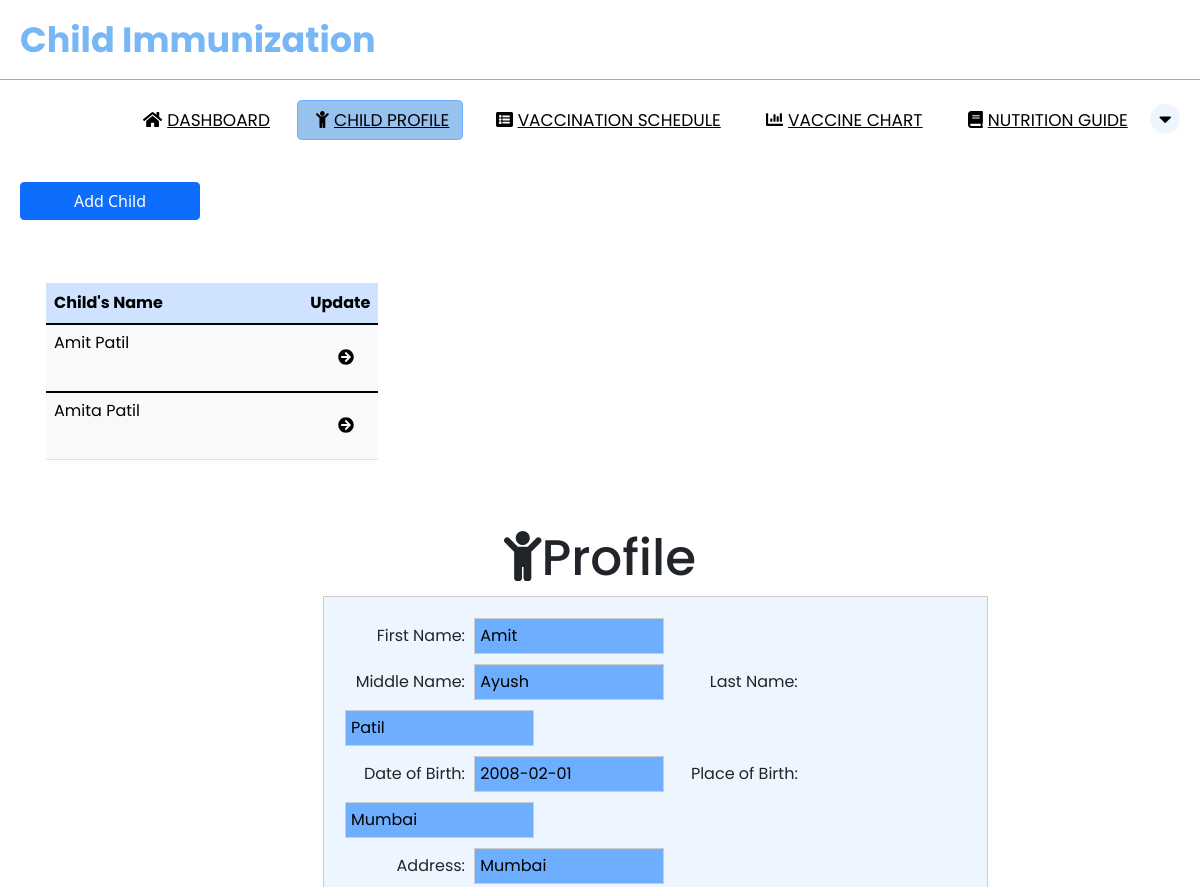
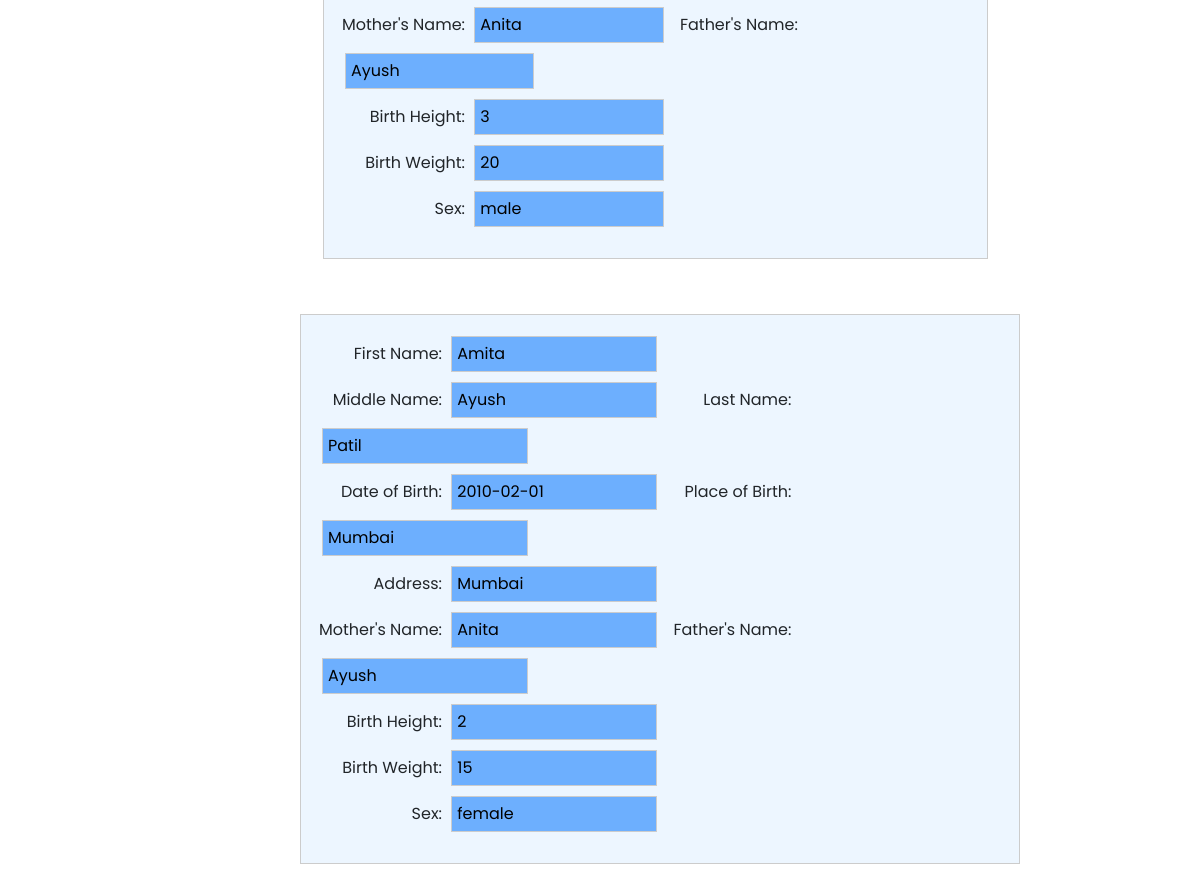
Page /parent_child.php (signed in) on the committed database (2 pictures, top to bottom).
### tables this page shows
CREATE TABLE `child_tbl` (
  `child_id` int(11) NOT NULL,
  `parent_id` int(11) NOT NULL,
  `firstname` varchar(50) NOT NULL,
  `lastname` varchar(50) NOT NULL,
  `middlename` varchar(50) NOT NULL,
  `dateofbirth` date NOT NULL,
  `placeofbirth` varchar(100) NOT NULL,
  `address` varchar(50) NOT NULL,
  `fathername` varchar(50) NOT NULL,
  `mothername` varchar(50) NOT NULL,
  `birthheight` int(11) NOT NULL,
  `birthweight` int(11) NOT NULL,
  `sex` varchar(50) NOT NULL
);

### PHP/functions.php (called while the page is built, shortened)
<?php
function check_login($con)
{
    if (isset($_SESSION['parent_id'])) {
        $parent_id = $_SESSION['parent_id'];
        $query = "SELECT * FROM parent_tbl where parent_id = '$parent_id' limit 1";
        $result = mysqli_query($con, $query);
        if ($result && mysqli_num_rows($result) > 0) {
            $user_data = mysqli_fetch_assoc($result);
            return $user_data;
        }
    }
}

### parent_child.php (the view, shortened to what this page needs)
<?php
include "PHP/connection.php";
include "PHP/functions.php";
$user_data = check_login($con);
$parent_id = $user_data['parent_id'];
?>
<!DOCTYPE html>
<html lang="en">
<head>
    <link rel="stylesheet" href="https://cdnjs.cloudflare.com/ajax/libs/font-awesome/4.7.0/css/font-awesome.min.css">
    <link href="https://cdn.jsdelivr.net/npm/bootstrap@5.1.3/dist/css/bootstrap.min.css" rel="stylesheet">
    <link rel="stylesheet" href="CSS/parent_child.css">
</head>
<body>
<nav>
  <label class="logo">Child Immunization</label>
  <ul>
    <li><a href="parent_index.php"><i class="fas fa-home" id="icon"></i>Dashboard</a></li>
    <li><a href="parent_child.php" class="active"><i class="fas fa-child"  id="icon"></i>Child Profile</a></li>
    <li><a href="parent_vaccine_schedule.php"><i class="fas fa-list-alt"  id="icon"></i>Vaccination Schedule</a></li>
    <li><a href="parent_chart.php"><i class="fa fa-chart-bar"  id="icon"></i>Vaccine Chart</a></li>
    <li><a href="parent_guide.php"><i class="fas fa-book"  id="icon"></i>Nutrition Guide</a></li>
    <div class="dropdown">
      <button class="dropbtn"><i class="fa fa-caret-down"></i></button>
    </div>
  </ul>
</nav>
<button type="button" class="btn btn-primary" data-bs-toggle="modal" data-bs-target="#addUser">
Add Child
</button>
<div class="container">
  </div>
<div class="container">
    <table id="example" class="table table-primary table-hover" style="width:30%;">
        <thead>
            <tr>
              <th>Child's Name</th>
              <th style="width: 10%">Update</th>
            </tr>
        </thead>
        <tbody class="table table-light" style="line-height: 20px">
            <?php
            $sql = "SELECT * FROM child_tbl where parent_id='$parent_id'";
            $stmt = $con->prepare($sql);
            $stmt->execute();
            $result = $stmt->get_result();
            while ($row = $result->fetch_assoc()) { ?>
            <tr>
                <td><?php echo $row['firstname'] . "  " . $row['lastname']; ?></td>
                <td><button id="id-<?php echo $row['child_id']; ?>" type="button" class="btn btn-primary editbtn" style="color: black; border: none">
                <i class="fa fa-arrow-circle-right"></i>
                </button></td>
            </tr>
            <?php }
            ?>
        </tbody>
    </table>
</div>
<div class="container">
<h2><i class="fa fa-child"></i>Profile</h2>
<?php
$sql = "SELECT * FROM child_tbl where parent_id='$parent_id'";
$stmt = $con->prepare($sql);
$stmt->execute();
$result = $stmt->get_result();
$child_ids = [];
while ($row = $result->fetch_assoc()) {
    $child_ids[] = $row['child_id'];
}
foreach ($child_ids as $value) {
    $sql = "SELECT * FROM child_tbl where child_id='$value'";
    $stmt = $con->prepare($sql);
    $stmt->execute();
    $result = $stmt->get_result();
    while ($row = mysqli_fetch_assoc($result)) { ?>
<form class="form-inline-1" action="/action_page.php"  style="border:1px solid #ccc">
<div class="container">
    <label class="label">First Name:</label>
    <input type="text" value=<?php if (isset($row['firstname'])) {
        echo $row['firstname'];
    } ?>>
<br>
    <label class="label">Middle Name:</label>
    <input type="text" value=<?php if (isset($row['middlename'])) {
        echo $row['middlename'];
    } ?>>
    <label class="label">Last Name:</label>
    <input type="text" value=<?php if (isset($row['lastname'])) {
        echo $row['lastname'];
    } ?>>
<br>
    <label class="label">Date of Birth:</label>
    <input type="text" value=<?php if (isset($row['dateofbirth'])) {
        echo $row['dateofbirth'];
    } ?>>
    <label for="pwd" class="label">Place of Birth:</label>
    <input type="text" value=<?php if (isset($row['placeofbirth'])) {
        echo $row['placeofbirth'];
    } ?>>
<br>
    <label class="label">Address:</label>
    <input type="text" value=<?php if (isset($row['address'])) {
        echo $row['address'];
    } ?>>
<br>
    <label class="label">Mother's Name:</label>
    <input type="text" value=<?php if (isset($row['mothername'])) {
        echo $row['mothername'];
    } ?>>
    <label for="pwd" class="label">Father's Name:</label>
    <input type="text" value=<?php if (isset($row['fathername'])) {
        echo $row['fathername'];
    } ?>>
<br>
    <label class="label">Birth Height:</label>
    <input type="text" value=<?php if (isset($row['birthheight'])) {
        echo $row['birthheight'];
    } ?>>
<br>
    <label for="pwd" class="label"> Birth Weight:</label>
    <input type="text" value=<?php if (isset($row['birthweight'])) {
        echo $row['birthweight'];
    } ?>>
<br>
    <label  class="label">Sex:</label>
    <input type="text" value=<?php if (isset($row['sex'])) {
        echo $row['sex'];
    } ?>>
    </div>
    </div>
</form>
<br>
<?php }
}
?>
</body>
</html>

### CSS/parent_child.css (style rules this page uses)
* { padding: 0; margin: 0; text-decoration: none; list-style: none; box-sizing: border-box; font-family: 'Poppins' , sans-serif; }
nav { background: #ffffff; height: 80px; width: 100%; border-bottom: 1px solid #77b7f6; }
.logo { color: #000000; font-size: 35px; line-height: 80px; padding: 0 20px; font-weight: bold; }
nav ul { float: right; margin-right: 20px; }
nav ul li { display: inline-block; line-height: 80px; margin: 0 5px; }
nav ul li a { color: #000000; font-size: 17px; padding: 7px 13px; border-radius: 5px; text-transform: uppercase; }
#icon { display: inline-block; text-align: center; margin: 0 5px; }
a.active, a:hover { background:#97c2ee; border: 1px solid #6daffe; transition: .3s; }
.dropbtn { border-radius: 50%; background-color: #edf6ff; width: 30px; margin-top: 20px; color: #000000; padding: 0; font-size: 20px; border: none; cursor: pointer; }
.dropdown { position: relative; display: inline-block; }
.form-inline-1 { margin-left: 25%; margin-top: 5px; width: 60%; background-color: #edf6ff; }
h2 { font-size: 50px; margin-top: 10px; text-align: center; }
input[type=text] { padding: 5px; margin: 5px; display: inline-block; border: 1px solid #ccc; box-sizing: border-box; justify-content: center; align-items: center; background-color: #6daffe; width: 30%; }
.container { margin-bottom: 10px; align-items: center; }
.label { display: inline-block; width: 125px; text-align: right; }
button { background-color: #6daffe; color: white; padding: 5px 10px; margin: 5px 0; cursor: pointer; }
.btn { margin-left: 20px; width: 15%; }
.container { padding: 16px; }

### rows in the picture
child_tbl: firstname "Amit", lastname "Patil", middlename "Ayush", dateofbirth "2008-02-01", placeofbirth "Mumbai", address "Mumbai", mothername "Anita", fathername "Ayush", birthheight "3", birthweight "20", sex "male"
child_tbl: firstname "Amita", lastname "Patil", middlename "Ayush", dateofbirth "2010-02-01", placeofbirth "Mumbai", address "Mumbai", mothername "Anita", fathername "Ayush", birthheight "2", birthweight "15", sex "female"
